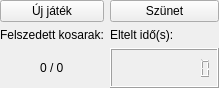
<?xml version="1.0" encoding="UTF-8"?>
<ui version="4.0">
 <class>MainWidget</class>
 <widget class="QWidget" name="MainWidget">
  <property name="geometry">
   <rect>
    <x>0</x>
    <y>0</y>
    <width>504</width>
    <height>551</height>
   </rect>
  </property>
  <property name="sizePolicy">
   <sizepolicy hsizetype="Minimum" vsizetype="Minimum">
    <horstretch>0</horstretch>
    <verstretch>0</verstretch>
   </sizepolicy>
  </property>
  <property name="windowTitle">
   <string>Maci Laci</string>
  </property>
  <property name="propTeszt" stdset="0">
   <string>ez egy teszt valtozo</string>
  </property>
  <layout class="QGridLayout" name="MainLayout" rowstretch="1,1000">
   <property name="sizeConstraint">
    <enum>QLayout::SetFixedSize</enum>
   </property>
   <property name="margin" stdset="0">
    <number>0</number>
   </property>
   <property name="spacing">
    <number>0</number>
   </property>
   <item row="1" column="0">
    <layout class="QVBoxLayout" name="GameLayout">
     <property name="sizeConstraint">
      <enum>QLayout::SetNoConstraint</enum>
     </property>
    </layout>
   </item>
   <item row="0" column="0">
    <layout class="QGridLayout" name="MenuLayout" rowstretch="1,1,1" columnstretch="0,0" rowminimumheight="0,0,40">
     <property name="sizeConstraint">
      <enum>QLayout::SetFixedSize</enum>
     </property>
     <item row="1" column="1">
      <widget class="QLabel" name="elapsedTime">
       <property name="sizePolicy">
        <sizepolicy hsizetype="Minimum" vsizetype="Minimum">
         <horstretch>0</horstretch>
         <verstretch>0</verstretch>
        </sizepolicy>
       </property>
       <property name="text">
        <string>Eltelt idő(s):</string>
       </property>
      </widget>
     </item>
     <item row="1" column="0">
      <widget class="QLabel" name="pickedBasketlabel2">
       <property name="sizePolicy">
        <sizepolicy hsizetype="Minimum" vsizetype="Minimum">
         <horstretch>0</horstretch>
         <verstretch>0</verstretch>
        </sizepolicy>
       </property>
       <property name="text">
        <string>Felszedett kosarak:</string>
       </property>
      </widget>
     </item>
     <item row="0" column="1">
      <widget class="QPushButton" name="pauseButton">
       <property name="sizePolicy">
        <sizepolicy hsizetype="Minimum" vsizetype="Minimum">
         <horstretch>0</horstretch>
         <verstretch>0</verstretch>
        </sizepolicy>
       </property>
       <property name="text">
        <string>Szünet</string>
       </property>
      </widget>
     </item>
     <item row="2" column="0" alignment="Qt::AlignHCenter">
      <widget class="QLabel" name="basketIndicator">
       <property name="sizePolicy">
        <sizepolicy hsizetype="Expanding" vsizetype="Minimum">
         <horstretch>0</horstretch>
         <verstretch>0</verstretch>
        </sizepolicy>
       </property>
       <property name="text">
        <string>0 / 0</string>
       </property>
      </widget>
     </item>
     <item row="0" column="0">
      <widget class="QPushButton" name="newGameButton">
       <property name="sizePolicy">
        <sizepolicy hsizetype="Minimum" vsizetype="Minimum">
         <horstretch>0</horstretch>
         <verstretch>0</verstretch>
        </sizepolicy>
       </property>
       <property name="text">
        <string>Új játék</string>
       </property>
      </widget>
     </item>
     <item row="2" column="1">
      <widget class="QLCDNumber" name="elapsedTimeIndicator">
       <property name="sizePolicy">
        <sizepolicy hsizetype="Expanding" vsizetype="Expanding">
         <horstretch>0</horstretch>
         <verstretch>0</verstretch>
        </sizepolicy>
       </property>
       <property name="font">
        <font>
         <pointsize>17</pointsize>
         <italic>false</italic>
         <bold>true</bold>
        </font>
       </property>
       <property name="layoutDirection">
        <enum>Qt::RightToLeft</enum>
       </property>
       <property name="autoFillBackground">
        <bool>false</bool>
       </property>
       <property name="styleSheet">
        <string notr="true"/>
       </property>
       <property name="smallDecimalPoint">
        <bool>false</bool>
       </property>
       <property name="digitCount">
        <number>10</number>
       </property>
       <property name="segmentStyle">
        <enum>QLCDNumber::Filled</enum>
       </property>
       <property name="value" stdset="0">
        <double>0.000000000000000</double>
       </property>
       <property name="intValue" stdset="0">
        <number>0</number>
       </property>
      </widget>
     </item>
    </layout>
   </item>
  </layout>
 </widget>
 <layoutdefault spacing="6" margin="11"/>
 <resources/>
 <connections/>
</ui>
